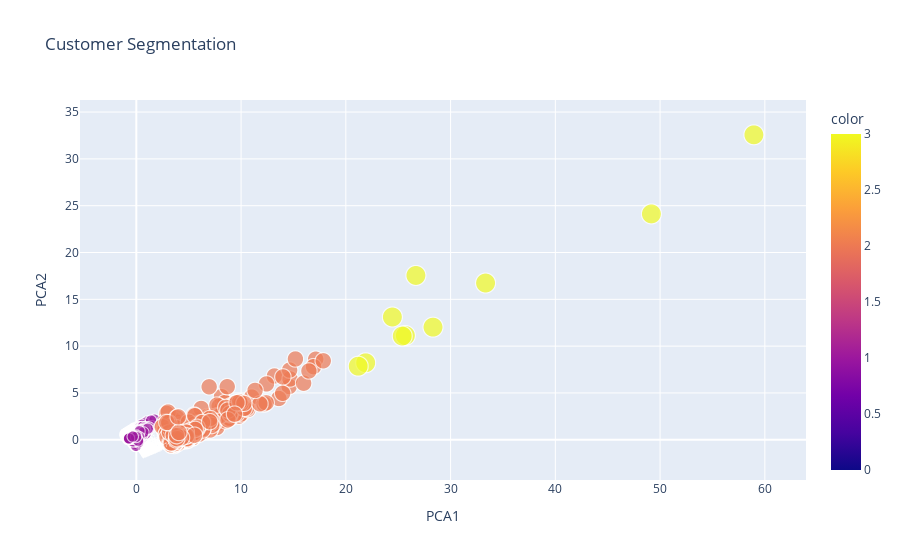

Source (notebook cell):
### Markdown cell above
**Visualizing Segmentation using 2 Principal Components**

### Code cell
fig = px.scatter(x=pca_df['PCA1'], y=pca_df['PCA2'], color=pca_df['cluster'], size=pca_df['cluster'], title='Clustering using K-Means Algorithm')
fig.update_layout(
  xaxis_title='PCA1',
  yaxis_title='PCA2',
  title='Customer Segmentation'
)
fig.show()

### Figure 1 — Plotly figure (JSON) as saved in the notebook; plotly's stock layout.template omitted (floating-point values rounded to 4 significant figures; data arrays with more than 128 entries replaced by an {"elided": "..."} marker saying what was removed)
{"data": [{"hovertemplate": "x=%{x}<br>y=%{y}<br>size=%{marker.size}<br>color=%{marker.color}<extra></extra>", "legendgroup": "", "marker": {"color": {"elided": "23570 int values"}, "coloraxis": "coloraxis", "size": {"elided": "23570 int values"}, "sizemode": "area", "sizeref": 0.0075, "symbol": "circle"}, "mode": "markers", "name": "", "showlegend": false, "type": "scattergl", "x": {"elided": "23570 float values"}, "xaxis": "x", "y": {"elided": "23570 float values"}, "yaxis": "y"}], "layout": {"coloraxis": {"colorbar": {"title": {"text": "color"}}, "colorscale": [[0, "#0d0887"], [0.1111, "#46039f"], [0.2222, "#7201a8"], [0.3333, "#9c179e"], [0.4444, "#bd3786"], [0.5556, "#d8576b"], [0.6667, "#ed7953"], [0.7778, "#fb9f3a"], [0.8889, "#fdca26"], [1, "#f0f921"]]}, "legend": {"itemsizing": "constant", "tracegroupgap": 0}, "title": {"text": "Customer Segmentation"}, "xaxis": {"anchor": "y", "domain": [0, 1], "title": {"text": "PCA1"}}, "yaxis": {"anchor": "x", "domain": [0, 1], "title": {"text": "PCA2"}}}}
